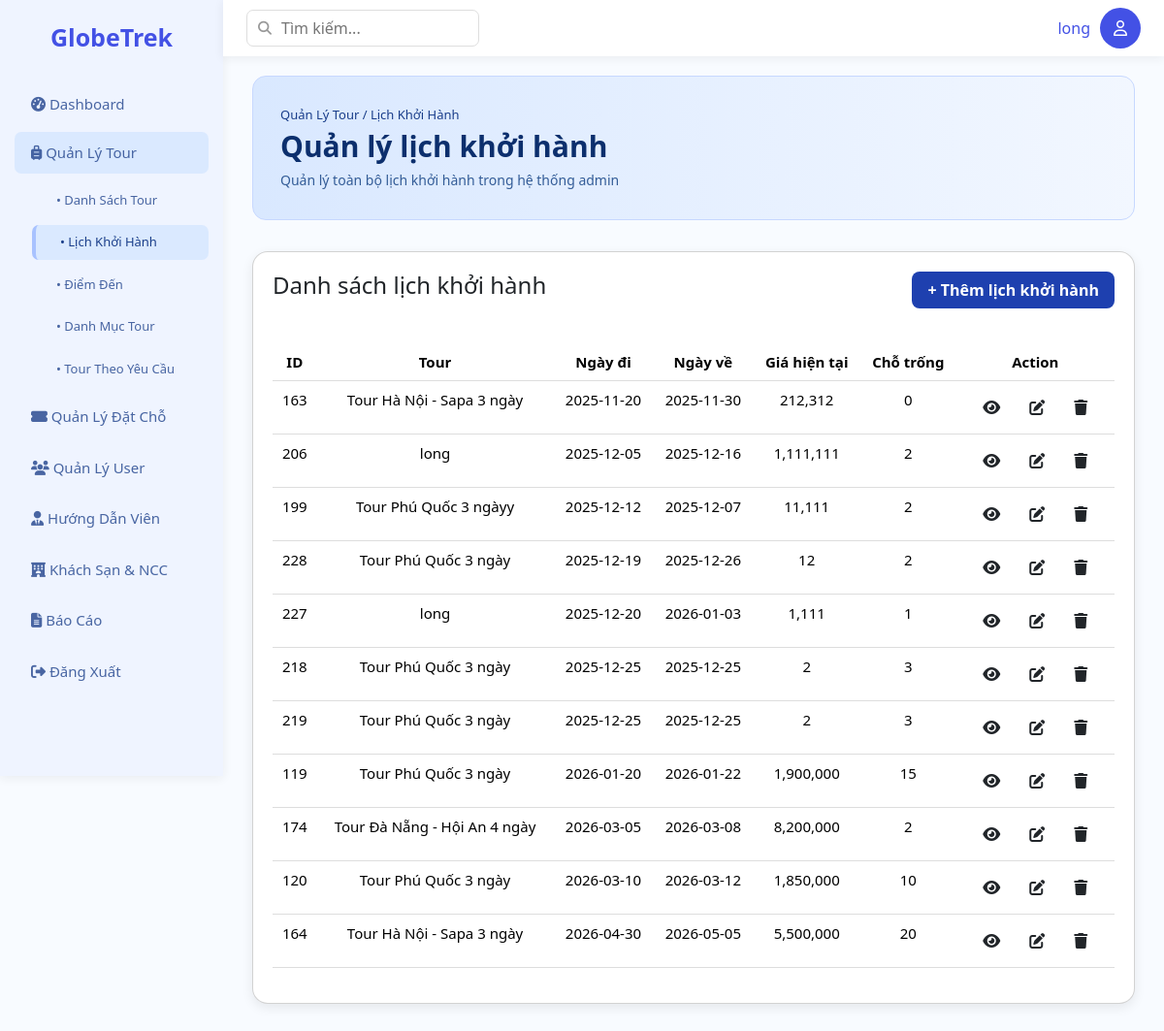
Page /Base/?action=list-departure (signed in) on the earlier database version.
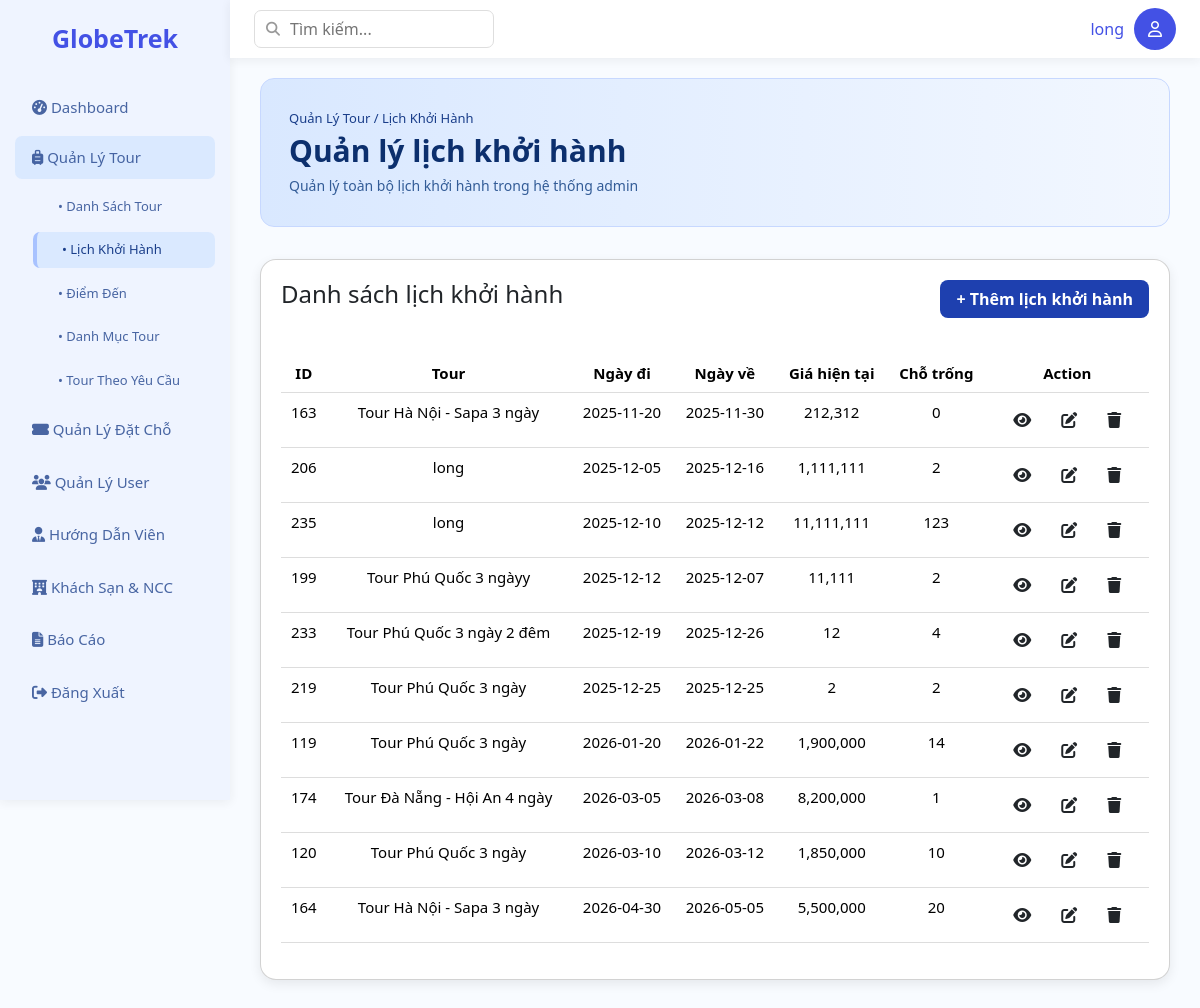
Same page on the later database version.
### tables this page shows
CREATE TABLE `tour_departures` (
  `id` int NOT NULL,
  `tour_id` int NOT NULL,
  `start_date` date NOT NULL,
  `end_date` date NOT NULL,
  `current_price` decimal(10,2) NOT NULL COMMENT 'Giá bán hiện tại',
  `available_slots` int NOT NULL COMMENT 'Số chỗ còn trống'
);

CREATE TABLE `tours` (
  `id` int NOT NULL,
  `name` varchar(255) NOT NULL,
  `tour_type` enum('Nội địa','Quốc tế') NOT NULL,
  `description` text,
  `base_price` decimal(10,2) NOT NULL COMMENT 'Giá cơ bản trước khuyến mãi',
  `created_at` timestamp NULL DEFAULT CURRENT_TIMESTAMP,
  `category_id` int DEFAULT NULL,
  `tour_origin` enum('Catalog','Custom') DEFAULT 'Catalog',
  `cancellation_policy_text` text
);

### Base/controllers/DepartureController.php (called while the page is built, shortened)
<?php
class DepartureController
{
    public function listDeparture()
    {
        $departure = new DepartureModel();
        $listDeparture = $departure->getList();
        $view = "admin/departure/list-departure";
        require_once PATH_VIEW . 'main.php';
    }
}

### Base/index.php (called while the page is built, shortened)
<?php
spl_autoload_register(function ($class) {
    $fileName = "$class.php";
    $fileModel              = PATH_MODEL . $fileName;
});
require_once './routes/index.php';

### Base/models/BaseModel.php (called while the page is built, shortened)
<?php
class BaseModel
{
    protected $pdo;
    public function __construct()
    {
        $dsn = sprintf('mysql:host=%s;port=%s;dbname=%s;charset=utf8', DB_HOST, DB_PORT, DB_NAME);
        try {
            $this->pdo = new PDO($dsn, DB_USERNAME, DB_PASSWORD, DB_OPTIONS);
        } catch (PDOException $e) {
            die("Kết nối cơ sở dữ liệu thất bại: {$e->getMessage()}. Vui lòng thử lại sau.");
        }
    }
    public function __destruct()
    {
        $this->pdo = null;
    }
    public function getConnection()
    {
        return $this->pdo;
}
}

### Base/models/DepartureModel.php (called while the page is built, shortened)
<?php
class DepartureModel {
    public $db;
    public function __construct() {
        $baseModel = new BaseModel();
        $this->db = $baseModel->getConnection();
    }
public function getList($tour_id = null) {
    $where = "";
    $params = [];
    $sql = "
        SELECT
            td.id AS departure_id,
            t.name AS tour_name,
            td.start_date,
            td.end_date,
            td.current_price,
            td.available_slots AS max_slots,
            -- Số chỗ còn lại = available_slots - số khách
            td.available_slots - IFNULL(COUNT(BC.id), 0) AS remaining_slots
        FROM tour_departures td
        JOIN tours t ON td.tour_id = t.id
        -- KHÔNG DÙNG b.status NỮA (vì đã xóa)
        LEFT JOIN bookings b
            ON b.departure_id = td.id
        LEFT JOIN booking_customers BC
            ON BC.booking_id = b.id
        $where
        GROUP BY td.id
        ORDER BY td.start_date ASC
    ";
    $stmt = $this->db->prepare($sql);
    $stmt->execute($params);
    return $stmt->fetchAll(PDO::FETCH_ASSOC);
}
}

### Base/views/admin/departure/list-departure.php (the view, shortened to what this page needs)
<?php include PATH_VIEW . 'layout/header.php'; ?>
<div class="main">
    <div class="header-wrapper">
        <div class="header-content">
            <div class="breadcrumb">Quản Lý Tour / Lịch Khởi Hành</div>
            <h2 class="page-title">Quản lý lịch khởi hành</h2>
            <p class="page-sub">Quản lý toàn bộ lịch khởi hành trong hệ thống admin</p>
        </div>
    </div>
    <div class="card">
        <div class="toph4">
            <h4>Danh sách lịch khởi hành</h4>
            <a href="<?= BASE_URL ?>?action=create-departure" class="btn btn-nut">+ Thêm lịch khởi hành</a>
        </div>
        <table class="table">
            <thead>
                <tr>
                    <th>ID</th>
                    <th>Tour</th>
                    <th>Ngày đi</th>
                    <th>Ngày về</th>
                    <th>Giá hiện tại</th>
                    <th>Chỗ trống</th>
                    <th>Action</th>
                </tr>
            </thead>
            <tbody>
                <?php foreach ($listDeparture as $value): ?>
                    <tr>
                        <td><?= $value['departure_id'] ?></td>
                        <td><?= $value['tour_name'] ?></td>
                        <td><?= $value['start_date'] ?></td>
                        <td><?= $value['end_date'] ?></td>
                        <td><?= number_format($value['current_price']) ?></td>
                        <td><?= $value['max_slots'] ?></td>
                        <td>
                            <a href="<?= BASE_URL ?>?action=departure-detail&id=<?= $value['departure_id'] ?>" class="btn view">
                                <i class="fas fa-eye"></i></a>
                            <a href="<?= BASE_URL ?>?action=update-departure&id=<?= $value['departure_id'] ?>" class="btn edit"><i class="fas fa-edit"></i></a>
                            <a href="<?= BASE_URL ?>?action=delete-departure&id=<?= $value['departure_id'] ?>"
                                onclick="return confirm('Bạn có chắc chắn muốn xóa lịch khởi hành này không?')"
                                class="btn delete"><i class="fas fa-trash"></i></a>
                        </td>
                    </tr>
                <?php endforeach ?>
            </tbody>
        </table>
    </div>
</div>
<?php include PATH_VIEW . 'layout/footer.php'; ?>

### Base/views/main.php (shortened to what this page needs)
<!DOCTYPE html>
<html lang="en">
<head>
    <link href="https://cdn.jsdelivr.net/npm/bootstrap@5.3.3/dist/css/bootstrap.min.css" rel="stylesheet">
</head>
<body>
        <div class="row">
<?php
if (isset($view)) {
    require_once PATH_VIEW . $view . '.php';
}
?>
        </div>
</body>
</html>

### Base/views/layout/header.php (shortened to what this page needs)
<!DOCTYPE html>
<html lang="en">
<head>
    <link href="https://cdn.jsdelivr.net/npm/bootstrap@5.3.3/dist/css/bootstrap.min.css" rel="stylesheet">
    <link rel="stylesheet" href="assets/css/layout.css">
    <link rel="stylesheet" href="assets/css/table.css">
    <link rel="stylesheet" href="https://cdnjs.cloudflare.com/ajax/libs/font-awesome/6.4.0/css/all.min.css">
</head>
<body>
    <div class="layout">
        <div class="main-content">
            <div class="topBar">
                <div class="search">
                    <i class="fas fa-search"></i>
                    <input id="search" type="search" placeholder="Tìm kiếm...">
                </div>
                <div class="user">
                    <span><?= $_SESSION['user']['name'] ?? 'Admin' ?></span>
                    <a href="<?= BASE_URL ?>?action=detail-user&id=<?= $_SESSION['user']['id'] ?>">
                        <div class="avatar"><i class="fa-regular fa-user"></i></div>
                    </a>
                </div>
            </div>
            <div class="sidebar">
                <div class="brand">
                    <a href="<?= BASE_URL ?>?action=dashboard">GlobeTrek</a>
                </div>
                <?php $action = $_GET['action'] ?? 'dashboard'; ?>
                <div class="menu">
                    <a href="<?= BASE_URL ?>?action=dashboard" class="<?= ($action == 'dashboard')?>">
                        <i class="fas fa-tachometer-alt"></i> Dashboard
                    </a>
                    <?php
                    $tour_actions = ['list-tour', 'list-departure', 'list-destination', 'list-category', 'list-requests', 'list-policies'];
                    $is_tour_group_active = in_array($action, $tour_actions);
                    ?>
                    <div class="dropdown <?= $is_tour_group_active ? 'active' : '' ?>">
                        <span class="drop-btn"><i class="fas fa-suitcase-rolling"></i> Quản Lý Tour</span>
                        <div class="drop-content">
                            <a href="<?= BASE_URL ?>?action=list-tour" class="<?= ($action == 'list-tour') ? 'active-sub' : '' ?>">• Danh Sách Tour</a>
                            <a href="<?= BASE_URL ?>?action=list-departure" class="<?= ($action == 'list-departure') ? 'active-sub' : '' ?>">• Lịch Khởi Hành</a>
                            <a href="<?= BASE_URL ?>?action=list-destination" class="<?= ($action == 'list-destination') ? 'active-sub' : '' ?>">• Điểm Đến</a>
                            <a href="<?= BASE_URL ?>?action=list-category" class="<?= ($action == 'list-category') ? 'active-sub' : '' ?>">• Danh Mục Tour</a>
                            <a href="<?= BASE_URL ?>?action=list-requests" class="<?= ($action == 'list-requests') ? 'active-sub' : '' ?>">• Tour Theo Yêu Cầu</a>
                        </div>
                    </div>
                    <?php
                    $order_actions = ['list-resource', 'list-booking', 'list-payment', 'list-booking-customers'];
                    $is_order_group_active = in_array($action, $order_actions);
                    ?>
                    <div class="dropdown <?= $is_order_group_active ? 'active' : '' ?>">
                        <span class="drop-btn"><i class="fas fa-ticket-alt"></i> Quản Lý Đặt Chỗ</span>
                    </div>
                    <?php
                    $user_actions = ['list-admin', 'list-customer'];
                    $is_user_group_active = in_array($action, $user_actions);
                    ?>
                    <div class="dropdown <?= $is_user_group_active ? 'active' : '' ?>">
                        <span class="drop-btn"><i class="fas fa-users"></i> Quản Lý User</span>
                    </div>
                    <div class="dropdown <?= $is_order_group_active ? 'active' : '' ?>">
                        <a href="<?= BASE_URL ?>?action=list-guide" class="<?= ($action == 'list-guide') ? 'active' : '' ?>"><i class="fas fa-user-tie"></i> Hướng Dẫn Viên</a>
                    </div>
                    <?php
                    $order_actions = ['list-hotel', 'list-supplier'];
                    $is_order_group_active = in_array($action, $order_actions);
                    ?>
                    <div class="dropdown <?= $is_order_group_active ? 'active' : '' ?>">
                        <span class="drop-btn"><i class="fas fa-hotel"></i> Khách Sạn & NCC</span>
                    </div>
                    <div class="dropdown <?= $is_order_group_active ? 'active' : '' ?>">
                        <a href="<?= BASE_URL ?>?action=list-profit-loss" class="<?= ($action == 'list-profit-loss') ? 'active' : '' ?>"><i class="fas fa-file-alt"></i> Báo Cáo</a>
                    </div>
                    <a href="<?= BASE_URL ?>?action=logout"><i class="fas fa-sign-out-alt"></i> Đăng Xuất</a>
                </div>
            </div>

### Base/views/layout/footer.php (shortened to what this page needs)
 </div>
 </div>
</body>
</html>

### Base/assets/css/layout.css (style rules this page uses)
:root { --orange: rgba(186, 207, 255, 0.142); --orange-active: rgba(200, 222, 255, 0.525); --orange-light: #bacfffff; --bg: #f8fbff; --white: #ffffff; --text: #4351e5; --muted: #2e4e94dd; --radius: 7px; --shadow: 0 2px 10px rgba(45, 45, 45, 0.07); font-family: "Inter", sans-serif; }
body { margin: 0; background: var(--bg); color: var(--text); overflow-x: hidden; }
.sidebar { position: fixed; top: 0; left: 0; width: 230px; height: 100vh; background: var(--orange); padding: 20px 15px; box-shadow: var(--shadow); box-sizing: border-box; overflow-y: auto; scrollbar-width: none; }
.brand { font-size: 25px; font-weight: 700; color: var(--white); margin-bottom: 20px; text-align: center; }
.brand a { text-decoration: none; color: var(--text); }
.menu { display: flex; flex-direction: column; }
.menu a, .menu .drop-btn { display: block; padding: 10px 17px; margin-top: 8px; text-decoration: none; border-radius: var(--radius); color: var(--muted); font-size: 15px; cursor: pointer; transition: all 0.2s; font-weight: 500; }
.menu a.active, .menu .dropdown.active > .drop-btn { background: var(--orange-active); color: var(--muted); }
.menu .dropdown { display: flex; flex-direction: column; margin-bottom: 2px; }
.menu .drop-content { display: none; flex-direction: column; margin-top: 2px; margin-left: 18px; }
.menu .dropdown.active .drop-content { display: flex; }
.drop-content a { padding: 8px 17px 8px 25px; font-size: 13px; color: var(--muted); border-radius: var(--radius); transition: all 0.2s; }
.drop-content a.active-sub { background: var(--orange-active); color: #1a3e8a; font-weight: 500; border-left: 4px solid rgb(168, 194, 255); }
.topBar { background: var(--white); padding: 8px 24px; box-shadow: var(--shadow); display: flex; justify-content: space-between; align-items: center; position: sticky; top: 0; z-index: 99; }
.main-content { margin-left: 230px; height: 100vh; }
.search { position: relative; display: flex; align-items: center; }
.search i { position: absolute; left: 12px; color: #999; font-size: 14px; }
.search input { padding: 6px 14px 6px 35px; border-radius: var(--radius); border: 1px solid #dedede; width: 240px; transition: border-color 0.2s; }
.user { display: flex; align-items: center; gap: 10px; }
.avatar { width: 42px; height: 42px; background: var(--text); border-radius: 50%; display: flex; justify-content: center; align-items: center; color: #fff; font-weight: bold; }
.main { padding: 20px 30px; }

### Base/assets/css/table.css (style rules this page uses)
table { width: 100%; border-collapse: collapse; margin-top: 20px; }
th, td { padding: 14px; border-bottom: 1px solid #ddd; font-size: 15px; text-align: center; }
th { text-align: left; background: #f0f1ff; font-weight: 600; text-align: center; }
.btn-nut { background: #1e40af; color: var(--white); border: none; padding: 7px 16px; font-weight: 600; transition: opacity 0.2s; border-radius: 8px; }
.card { background: white; padding: 20px; border-radius: 16px; box-shadow: 0 4px 12px rgba(0, 0, 0, 0.08); margin-bottom: 20px; }
.toph4 { display: flex; justify-content: space-between; align-items: center; margin-bottom: 16px; }
.header-wrapper { background: linear-gradient(to right, #d9e8ff, #f2f7ff); padding: 30px 28px; border-radius: 14px; border: 1px solid #c7d8ff; margin-bottom: 32px; }
.header-content .breadcrumb { font-size: 13px; color: #1a3e8a; margin-bottom: 4px; font-weight: 500; }
.page-title { font-size: 30px; margin: 0; font-weight: 800; color: #0c2f6d; }
.page-sub { margin: 6px 0 0; font-size: 14px; color: #335c97; }

Differences in the rows shown:
removed tour_departures: id "228", tour.name "Tour Phú Quốc 3 ngày", start_date "2025-12-19", end_date "2025-12-26", current_price "12", available_slots "2"
removed tour_departures: id "227", tour.name "long", start_date "2025-12-20", end_date "2026-01-03", current_price "1,111", available_slots "1"
removed tour_departures: id "218", tour.name "Tour Phú Quốc 3 ngày", start_date "2025-12-25", end_date "2025-12-25", current_price "2", available_slots "3"
added tour_departures: id "235", tour.name "long", start_date "2025-12-10", end_date "2025-12-12", current_price "11,111,111", available_slots "123"
added tour_departures: id "233", tour.name "Tour Phú Quốc 3 ngày 2 đêm", start_date "2025-12-19", end_date "2025-12-26", current_price "12", available_slots "4"
changed tour_departures id 219: available_slots "3" → "2"
changed tour_departures id 119: available_slots "15" → "14"
changed tour_departures "Tour Đà Nẵng - Hội An 4 ngày": available_slots "2" → "1"
